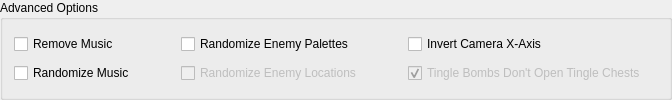
             <widget class="QGroupBox" name="group_for_advanced">
              <property name="title">
               <string>Advanced Options</string>
              </property>
              <layout class="QGridLayout" name="grid_for_advanced">
               <item row="0" column="6">
                <widget class="QWidget" name="widget_4" native="true"/>
               </item>
               <item row="0" column="5">
                <widget class="QWidget" name="widget_3" native="true"/>
               </item>
               <item row="0" column="4">
                <widget class="QCheckBox" name="invert_camera_x_axis">
                 <property name="text">
                  <string>Invert Camera X-Axis</string>
                 </property>
                </widget>
               </item>
               <item row="1" column="2">
                <widget class="QCheckBox" name="randomize_enemies">
                 <property name="enabled">
                  <bool>false</bool>
                 </property>
                 <property name="text">
                  <string>Randomize Enemy Locations</string>
                 </property>
                </widget>
               </item>
               <item row="1" column="4">
                <widget class="QCheckBox" name="disable_tingle_chests_with_tingle_bombs">
                 <property name="enabled">
                  <bool>false</bool>
                 </property>
                 <property name="text">
                  <string>Tingle Bombs Don't Open Tingle Chests</string>
                 </property>
                 <property name="checked">
                  <bool>true</bool>
                 </property>
                </widget>
               </item>
               <item row="0" column="2">
                <widget class="QCheckBox" name="randomize_enemy_palettes">
                 <property name="enabled">
                  <bool>true</bool>
                 </property>
                 <property name="text">
                  <string>Randomize Enemy Palettes</string>
                 </property>
                </widget>
               </item>
               <item row="0" column="1">
                <spacer name="horizontalSpacer_11">
                 <property name="orientation">
                  <enum>Qt::Horizontal</enum>
                 </property>
                 <property name="sizeHint" stdset="0">
                  <size>
                   <width>40</width>
                   <height>20</height>
                  </size>
                 </property>
                </spacer>
               </item>
               <item row="1" column="0">
                <widget class="QCheckBox" name="randomize_music">
                 <property name="enabled">
                  <bool>true</bool>
                 </property>
                 <property name="text">
                  <string>Randomize Music</string>
                 </property>
                </widget>
               </item>
               <item row="0" column="0">
                <widget class="QCheckBox" name="remove_music">
                 <property name="text">
                  <string>Remove Music</string>
                 </property>
                </widget>
               </item>
               <item row="0" column="3">
                <spacer name="horizontalSpacer_12">
                 <property name="orientation">
                  <enum>Qt::Horizontal</enum>
                 </property>
                 <property name="sizeHint" stdset="0">
                  <size>
                   <width>40</width>
                   <height>20</height>
                  </size>
                 </property>
                </spacer>
               </item>
              </layout>
             </widget>
